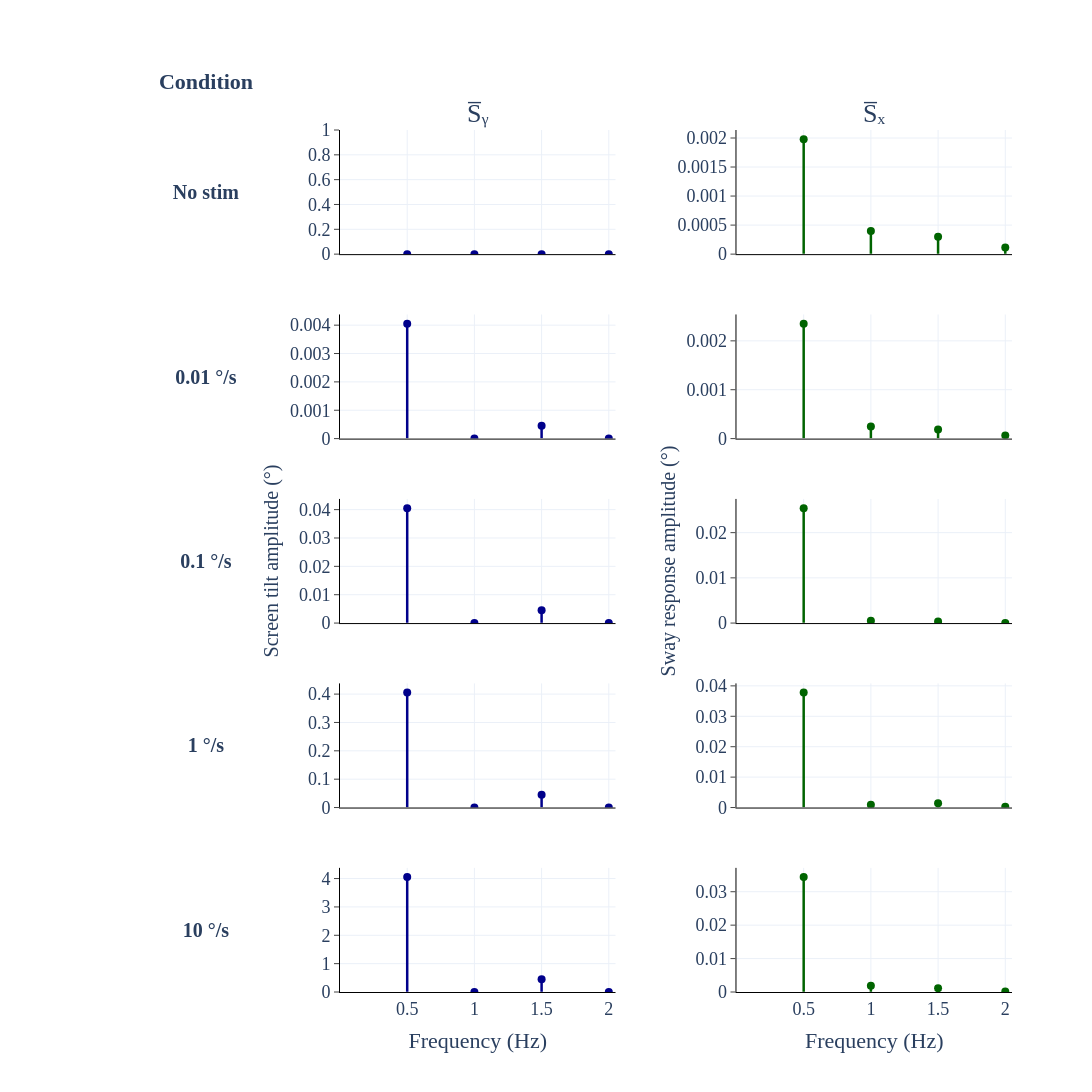

Notebook cell for this chart:
### Markdown cell above
# Plot mean amplitude spectra

### Code cell
fig_grid_frequency.show()

### Figure 1 — Plotly figure (JSON) as saved in the notebook; plotly's stock layout.template omitted (floating-point values rounded to 4 significant figures)
{"data": [{"line": {"color": "darkblue", "width": 2.5}, "mode": "lines", "showlegend": false, "type": "scatter", "x": [0.5, 0.5, 0.5, 1.0, 1.0, 1.0, 1.5, 1.5, 1.5, 2.0, 2.0, 2.0], "xaxis": "x", "y": [0.0, 0.0, NaN, 0.0, 0.0, NaN, 0.0, 0.0, NaN, 0.0, 0.0, NaN], "yaxis": "y"}, {"marker": {"color": "darkblue", "size": 8}, "mode": "markers", "showlegend": false, "type": "scatter", "x": [0.5, 1.0, 1.5, 2.0], "xaxis": "x", "y": [0.0, 0.0, 0.0, 0.0], "yaxis": "y"}, {"line": {"color": "darkgreen", "width": 2.5}, "mode": "lines", "showlegend": false, "type": "scatter", "x": [0.5, 0.5, 0.5, 1.0, 1.0, 1.0, 1.5, 1.5, 1.5, 2.0, 2.0, 2.0], "xaxis": "x2", "y": [6.413e-06, 0.001979, NaN, 6.413e-06, 0.0003992, NaN, 6.413e-06, 0.0002978, NaN, 6.413e-06, 0.0001126, NaN], "yaxis": "y2"}, {"marker": {"color": "darkgreen", "size": 8}, "mode": "markers", "showlegend": false, "type": "scatter", "x": [0.5, 1.0, 1.5, 2.0], "xaxis": "x2", "y": [0.001979, 0.0003992, 0.0002978, 0.0001126], "yaxis": "y2"}, {"line": {"color": "darkblue", "width": 2.5}, "mode": "lines", "showlegend": false, "type": "scatter", "x": [0.5, 0.5, 0.5, 1.0, 1.0, 1.0, 1.5, 1.5, 1.5, 2.0, 2.0, 2.0], "xaxis": "x3", "y": [1.313e-05, 0.004053, NaN, 1.754e-08, 1.754e-08, NaN, 1.313e-05, 0.0004503, NaN, 7.823e-09, 7.823e-09, NaN], "yaxis": "y3"}, {"marker": {"color": "darkblue", "size": 8}, "mode": "markers", "showlegend": false, "type": "scatter", "x": [0.5, 1.0, 1.5, 2.0], "xaxis": "x3", "y": [0.004053, 1.754e-08, 0.0004503, 7.823e-09], "yaxis": "y3"}, {"line": {"color": "darkgreen", "width": 2.5}, "mode": "lines", "showlegend": false, "type": "scatter", "x": [0.5, 0.5, 0.5, 1.0, 1.0, 1.0, 1.5, 1.5, 1.5, 2.0, 2.0, 2.0], "xaxis": "x4", "y": [7.619e-06, 0.002352, NaN, 7.619e-06, 0.0002466, NaN, 7.619e-06, 0.0001881, NaN, 7.619e-06, 6.584e-05, NaN], "yaxis": "y4"}, {"marker": {"color": "darkgreen", "size": 8}, "mode": "markers", "showlegend": false, "type": "scatter", "x": [0.5, 1.0, 1.5, 2.0], "xaxis": "x4", "y": [0.002352, 0.0002466, 0.0001881, 6.584e-05], "yaxis": "y4"}, {"line": {"color": "darkblue", "width": 2.5}, "mode": "lines", "showlegend": false, "type": "scatter", "x": [0.5, 0.5, 0.5, 1.0, 1.0, 1.0, 1.5, 1.5, 1.5, 2.0, 2.0, 2.0], "xaxis": "x5", "y": [0.0001313, 0.04053, NaN, 1.218e-07, 1.218e-07, NaN, 0.0001313, 0.004503, NaN, 8.105e-08, 8.105e-08, NaN], "yaxis": "y5"}, {"marker": {"color": "darkblue", "size": 8}, "mode": "markers", "showlegend": false, "type": "scatter", "x": [0.5, 1.0, 1.5, 2.0], "xaxis": "x5", "y": [0.04053, 1.218e-07, 0.004503, 8.105e-08], "yaxis": "y5"}, {"line": {"color": "darkgreen", "width": 2.5}, "mode": "lines", "showlegend": false, "type": "scatter", "x": [0.5, 0.5, 0.5, 1.0, 1.0, 1.0, 1.5, 1.5, 1.5, 2.0, 2.0, 2.0], "xaxis": "x6", "y": [8.238e-05, 0.02542, NaN, 8.238e-05, 0.000519, NaN, 8.238e-05, 0.0003241, NaN, 2.368e-05, 2.368e-05, NaN], "yaxis": "y6"}, {"marker": {"color": "darkgreen", "size": 8}, "mode": "markers", "showlegend": false, "type": "scatter", "x": [0.5, 1.0, 1.5, 2.0], "xaxis": "x6", "y": [0.02542, 0.000519, 0.0003241, 2.368e-05], "yaxis": "y6"}, {"line": {"color": "darkblue", "width": 2.5}, "mode": "lines", "showlegend": false, "type": "scatter", "x": [0.5, 0.5, 0.5, 1.0, 1.0, 1.0, 1.5, 1.5, 1.5, 2.0, 2.0, 2.0], "xaxis": "x7", "y": [0.001313, 0.4053, NaN, 2.795e-07, 2.795e-07, NaN, 0.001313, 0.04503, NaN, 7.963e-07, 7.963e-07, NaN], "yaxis": "y7"}, {"marker": {"color": "darkblue", "size": 8}, "mode": "markers", "showlegend": false, "type": "scatter", "x": [0.5, 1.0, 1.5, 2.0], "xaxis": "x7", "y": [0.4053, 2.795e-07, 0.04503, 7.963e-07], "yaxis": "y7"}, {"line": {"color": "darkgreen", "width": 2.5}, "mode": "lines", "showlegend": false, "type": "scatter", "x": [0.5, 0.5, 0.5, 1.0, 1.0, 1.0, 1.5, 1.5, 1.5, 2.0, 2.0, 2.0], "xaxis": "x8", "y": [0.0001224, 0.03779, NaN, 0.0001224, 0.0009152, NaN, 0.0001224, 0.001408, NaN, 0.0001224, 0.0002551, NaN], "yaxis": "y8"}, {"marker": {"color": "darkgreen", "size": 8}, "mode": "markers", "showlegend": false, "type": "scatter", "x": [0.5, 1.0, 1.5, 2.0], "xaxis": "x8", "y": [0.03779, 0.0009152, 0.001408, 0.0002551], "yaxis": "y8"}, {"line": {"color": "darkblue", "width": 2.5}, "mode": "lines", "showlegend": false, "type": "scatter", "x": [0.5, 0.5, 0.5, 1.0, 1.0, 1.0, 1.5, 1.5, 1.5, 2.0, 2.0, 2.0], "xaxis": "x9", "y": [0.01313, 4.053, NaN, 4.634e-05, 4.634e-05, NaN, 0.01313, 0.4503, NaN, 4.496e-05, 4.496e-05, NaN], "yaxis": "y9"}, {"marker": {"color": "darkblue", "size": 8}, "mode": "markers", "showlegend": false, "type": "scatter", "x": [0.5, 1.0, 1.5, 2.0], "xaxis": "x9", "y": [4.053, 4.634e-05, 0.4503, 4.496e-05], "yaxis": "y9"}, {"line": {"color": "darkgreen", "width": 2.5}, "mode": "lines", "showlegend": false, "type": "scatter", "x": [0.5, 0.5, 0.5, 1.0, 1.0, 1.0, 1.5, 1.5, 1.5, 2.0, 2.0, 2.0], "xaxis": "x10", "y": [0.0001114, 0.03439, NaN, 0.0001114, 0.001837, NaN, 0.0001114, 0.001132, NaN, 0.0001114, 0.0001578, NaN], "yaxis": "y10"}, {"marker": {"color": "darkgreen", "size": 8}, "mode": "markers", "showlegend": false, "type": "scatter", "x": [0.5, 1.0, 1.5, 2.0], "xaxis": "x10", "y": [0.03439, 0.001837, 0.001132, 0.0001578], "yaxis": "y10"}], "layout": {"annotations": [{"font": {"family": "Times New Roman", "size": 26}, "showarrow": false, "text": "S̅ᵧ", "x": 0.205, "xanchor": "center", "xref": "paper", "y": 1, "yanchor": "bottom", "yref": "paper"}, {"font": {"family": "Times New Roman", "size": 26}, "showarrow": false, "text": "S̅ₓ", "x": 0.795, "xanchor": "center", "xref": "paper", "y": 1, "yanchor": "bottom", "yref": "paper"}, {"align": "center", "font": {"family": "Times New Roman", "size": 20}, "showarrow": false, "text": "<b>No stim</b>", "width": 140, "x": -0.2, "xanchor": "center", "xref": "paper", "y": 0.928, "yanchor": "middle", "yref": "paper"}, {"align": "center", "font": {"family": "Times New Roman", "size": 20}, "showarrow": false, "text": "<b>0.01 °/s</b>", "width": 140, "x": -0.2, "xanchor": "center", "xref": "paper", "y": 0.714, "yanchor": "middle", "yref": "paper"}, {"align": "center", "font": {"family": "Times New Roman", "size": 20}, "showarrow": false, "text": "<b>0.1 °/s</b>", "width": 140, "x": -0.2, "xanchor": "center", "xref": "paper", "y": 0.5, "yanchor": "middle", "yref": "paper"}, {"align": "center", "font": {"family": "Times New Roman", "size": 20}, "showarrow": false, "text": "<b>1 °/s</b>", "width": 140, "x": -0.2, "xanchor": "center", "xref": "paper", "y": 0.286, "yanchor": "middle", "yref": "paper"}, {"align": "center", "font": {"family": "Times New Roman", "size": 20}, "showarrow": false, "text": "<b>10 °/s</b>", "width": 140, "x": -0.2, "xanchor": "center", "xref": "paper", "y": 0.072, "yanchor": "middle", "yref": "paper"}, {"align": "center", "font": {"family": "Times New Roman", "size": 22}, "showarrow": false, "text": "<b>Condition</b>", "width": 140, "x": -0.2, "xanchor": "center", "xref": "paper", "y": 1.04, "yanchor": "bottom", "yref": "paper"}], "font": {"family": "Times New Roman", "size": 20}, "height": 1500, "margin": {"b": 100, "l": 340, "r": 80, "t": 130}, "width": 1400, "xaxis": {"anchor": "y", "automargin": true, "domain": [0, 0.41], "linecolor": "black", "linewidth": 1, "matches": "x9", "range": [0, 2.05], "showline": true, "showticklabels": false, "tickfont": {"family": "Times New Roman", "size": 18}, "ticklen": 0, "tickmode": "array", "ticks": "", "tickvals": [0.5, 1.0, 1.5, 2.0]}, "xaxis10": {"anchor": "y10", "automargin": true, "domain": [0.59, 1], "linecolor": "black", "linewidth": 1, "range": [0, 2.05], "showline": true, "tickfont": {"family": "Times New Roman", "size": 18}, "ticklen": 0, "tickmode": "array", "ticks": "", "tickvals": [0.5, 1.0, 1.5, 2.0], "title": {"font": {"family": "Times New Roman", "size": 22}, "text": "Frequency (Hz)"}}, "xaxis2": {"anchor": "y2", "automargin": true, "domain": [0.59, 1], "linecolor": "black", "linewidth": 1, "matches": "x10", "range": [0, 2.05], "showline": true, "showticklabels": false, "tickfont": {"family": "Times New Roman", "size": 18}, "ticklen": 0, "tickmode": "array", "ticks": "", "tickvals": [0.5, 1.0, 1.5, 2.0]}, "xaxis3": {"anchor": "y3", "automargin": true, "domain": [0, 0.41], "linecolor": "black", "linewidth": 1, "matches": "x9", "range": [0, 2.05], "showline": true, "showticklabels": false, "tickfont": {"family": "Times New Roman", "size": 18}, "ticklen": 0, "tickmode": "array", "ticks": "", "tickvals": [0.5, 1.0, 1.5, 2.0]}, "xaxis4": {"anchor": "y4", "automargin": true, "domain": [0.59, 1], "linecolor": "black", "linewidth": 1, "matches": "x10", "range": [0, 2.05], "showline": true, "showticklabels": false, "tickfont": {"family": "Times New Roman", "size": 18}, "ticklen": 0, "tickmode": "array", "ticks": "", "tickvals": [0.5, 1.0, 1.5, 2.0]}, "xaxis5": {"anchor": "y5", "automargin": true, "domain": [0, 0.41], "linecolor": "black", "linewidth": 1, "matches": "x9", "range": [0, 2.05], "showline": true, "showticklabels": false, "tickfont": {"family": "Times New Roman", "size": 18}, "ticklen": 0, "tickmode": "array", "ticks": "", "tickvals": [0.5, 1.0, 1.5, 2.0]}, "xaxis6": {"anchor": "y6", "automargin": true, "domain": [0.59, 1], "linecolor": "black", "linewidth": 1, "matches": "x10", "range": [0, 2.05], "showline": true, "showticklabels": false, "tickfont": {"family": "Times New Roman", "size": 18}, "ticklen": 0, "tickmode": "array", "ticks": "", "tickvals": [0.5, 1.0, 1.5, 2.0]}, "xaxis7": {"anchor": "y7", "automargin": true, "domain": [0, 0.41], "linecolor": "black", "linewidth": 1, "matches": "x9", "range": [0, 2.05], "showline": true, "showticklabels": false, "tickfont": {"family": "Times New Roman", "size": 18}, "ticklen": 0, "tickmode": "array", "ticks": "", "tickvals": [0.5, 1.0, 1.5, 2.0]}, "xaxis8": {"anchor": "y8", "automargin": true, "domain": [0.59, 1], "linecolor": "black", "linewidth": 1, "matches": "x10", "range": [0, 2.05], "showline": true, "showticklabels": false, "tickfont": {"family": "Times New Roman", "size": 18}, "ticklen": 0, "tickmode": "array", "ticks": "", "tickvals": [0.5, 1.0, 1.5, 2.0]}, "xaxis9": {"anchor": "y9", "automargin": true, "domain": [0, 0.41], "linecolor": "black", "linewidth": 1, "range": [0, 2.05], "showline": true, "tickfont": {"family": "Times New Roman", "size": 18}, "ticklen": 0, "tickmode": "array", "ticks": "", "tickvals": [0.5, 1.0, 1.5, 2.0], "title": {"font": {"family": "Times New Roman", "size": 22}, "text": "Frequency (Hz)"}}, "yaxis": {"anchor": "x", "automargin": true, "domain": [0.856, 1], "linecolor": "black", "linewidth": 1, "range": [0, 1], "showline": true, "tickfont": {"family": "Times New Roman", "size": 18}, "tickformat": "~g", "tickmode": "array", "ticks": "outside", "tickvals": [0.0, 0.2, 0.4, 0.6, 0.8, 1.0], "zeroline": true, "zerolinecolor": "black", "zerolinewidth": 1}, "yaxis10": {"anchor": "x10", "automargin": true, "domain": [0, 0.144], "linecolor": "black", "linewidth": 1, "range": [0, 0.03714], "showline": true, "tickfont": {"family": "Times New Roman", "size": 18}, "ticks": "outside", "zeroline": true, "zerolinecolor": "black", "zerolinewidth": 1}, "yaxis2": {"anchor": "x2", "automargin": true, "domain": [0.856, 1], "linecolor": "black", "linewidth": 1, "range": [0, 0.002138], "showline": true, "tickfont": {"family": "Times New Roman", "size": 18}, "ticks": "outside", "zeroline": true, "zerolinecolor": "black", "zerolinewidth": 1}, "yaxis3": {"anchor": "x3", "automargin": true, "domain": [0.642, 0.786], "linecolor": "black", "linewidth": 1, "range": [0, 0.004377], "showline": true, "tickfont": {"family": "Times New Roman", "size": 18}, "ticks": "outside", "zeroline": true, "zerolinecolor": "black", "zerolinewidth": 1}, "yaxis4": {"anchor": "x4", "automargin": true, "domain": [0.642, 0.786], "linecolor": "black", "linewidth": 1, "range": [0, 0.00254], "showline": true, "tickfont": {"family": "Times New Roman", "size": 18}, "ticks": "outside", "zeroline": true, "zerolinecolor": "black", "zerolinewidth": 1}, "yaxis5": {"anchor": "x5", "automargin": true, "domain": [0.428, 0.572], "linecolor": "black", "linewidth": 1, "range": [0, 0.04377], "showline": true, "tickfont": {"family": "Times New Roman", "size": 18}, "ticks": "outside", "title": {"font": {"family": "Times New Roman", "size": 20}, "standoff": 14, "text": "Screen tilt amplitude (°)"}, "zeroline": true, "zerolinecolor": "black", "zerolinewidth": 1}, "yaxis6": {"anchor": "x6", "automargin": true, "domain": [0.428, 0.572], "linecolor": "black", "linewidth": 1, "range": [0, 0.02746], "showline": true, "tickfont": {"family": "Times New Roman", "size": 18}, "ticks": "outside", "title": {"font": {"family": "Times New Roman", "size": 20}, "standoff": 14, "text": "Sway response amplitude (°)"}, "zeroline": true, "zerolinecolor": "black", "zerolinewidth": 1}, "yaxis7": {"anchor": "x7", "automargin": true, "domain": [0.214, 0.358], "linecolor": "black", "linewidth": 1, "range": [0, 0.4377], "showline": true, "tickfont": {"family": "Times New Roman", "size": 18}, "ticks": "outside", "zeroline": true, "zerolinecolor": "black", "zerolinewidth": 1}, "yaxis8": {"anchor": "x8", "automargin": true, "domain": [0.214, 0.358], "linecolor": "black", "linewidth": 1, "range": [0, 0.04081], "showline": true, "tickfont": {"family": "Times New Roman", "size": 18}, "ticks": "outside", "zeroline": true, "zerolinecolor": "black", "zerolinewidth": 1}, "yaxis9": {"anchor": "x9", "automargin": true, "domain": [0, 0.144], "linecolor": "black", "linewidth": 1, "range": [0, 4.377], "showline": true, "tickfont": {"family": "Times New Roman", "size": 18}, "ticks": "outside", "zeroline": true, "zerolinecolor": "black", "zerolinewidth": 1}}}
